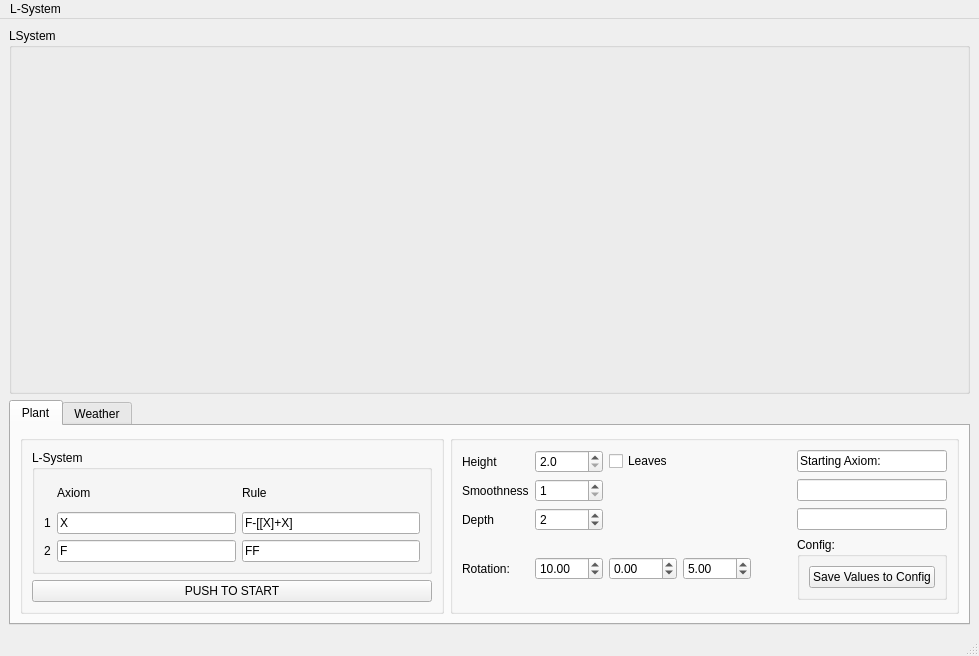
<?xml version="1.0" encoding="UTF-8"?>
<ui version="4.0">
 <class>MainWindow</class>
 <widget class="QMainWindow" name="MainWindow">
  <property name="geometry">
   <rect>
    <x>0</x>
    <y>0</y>
    <width>979</width>
    <height>656</height>
   </rect>
  </property>
  <property name="windowTitle">
   <string>ngl Qt Demo</string>
  </property>
  <widget class="QWidget" name="centralwidget">
   <layout class="QGridLayout" name="s_mainWindowGridLayout">
    <item row="0" column="0">
     <widget class="QGroupBox" name="groupBox">
      <property name="sizePolicy">
       <sizepolicy hsizetype="Minimum" vsizetype="Expanding">
        <horstretch>0</horstretch>
        <verstretch>0</verstretch>
       </sizepolicy>
      </property>
      <property name="title">
       <string>LSystem</string>
      </property>
     </widget>
    </item>
    <item row="4" column="0">
     <widget class="QTabWidget" name="Plant_tab">
      <property name="sizePolicy">
       <sizepolicy hsizetype="Minimum" vsizetype="Minimum">
        <horstretch>0</horstretch>
        <verstretch>0</verstretch>
       </sizepolicy>
      </property>
      <property name="tabShape">
       <enum>QTabWidget::Rounded</enum>
      </property>
      <property name="currentIndex">
       <number>0</number>
      </property>
      <widget class="QWidget" name="tab">
       <attribute name="title">
        <string>Plant</string>
       </attribute>
       <layout class="QGridLayout" name="gridLayout_4">
        <item row="0" column="1">
         <widget class="QGroupBox" name="groupBox_2">
          <property name="sizePolicy">
           <sizepolicy hsizetype="Preferred" vsizetype="Minimum">
            <horstretch>0</horstretch>
            <verstretch>0</verstretch>
           </sizepolicy>
          </property>
          <property name="title">
           <string/>
          </property>
          <layout class="QGridLayout" name="gridLayout_3">
           <item row="0" column="1">
            <widget class="QGroupBox" name="groupBox_4">
             <property name="title">
              <string>L-System</string>
             </property>
             <layout class="QGridLayout" name="gridLayout_5">
              <item row="0" column="1">
               <widget class="QLabel" name="label_3">
                <property name="sizePolicy">
                 <sizepolicy hsizetype="Preferred" vsizetype="Minimum">
                  <horstretch>0</horstretch>
                  <verstretch>0</verstretch>
                 </sizepolicy>
                </property>
                <property name="text">
                 <string>Axiom</string>
                </property>
               </widget>
              </item>
              <item row="1" column="0">
               <widget class="QLabel" name="label_12">
                <property name="text">
                 <string>1</string>
                </property>
               </widget>
              </item>
              <item row="2" column="2">
               <widget class="QLineEdit" name="m_rule2">
                <property name="text">
                 <string>FF</string>
                </property>
               </widget>
              </item>
              <item row="0" column="2">
               <widget class="QLabel" name="label_7">
                <property name="text">
                 <string>Rule</string>
                </property>
               </widget>
              </item>
              <item row="1" column="2">
               <widget class="QLineEdit" name="m_rule">
                <property name="sizePolicy">
                 <sizepolicy hsizetype="Minimum" vsizetype="Fixed">
                  <horstretch>0</horstretch>
                  <verstretch>0</verstretch>
                 </sizepolicy>
                </property>
                <property name="text">
                 <string>F-[[X]+X]</string>
                </property>
               </widget>
              </item>
              <item row="2" column="0">
               <widget class="QLabel" name="label_13">
                <property name="text">
                 <string>2</string>
                </property>
               </widget>
              </item>
              <item row="1" column="1">
               <widget class="QLineEdit" name="m_axiom">
                <property name="sizePolicy">
                 <sizepolicy hsizetype="Minimum" vsizetype="Fixed">
                  <horstretch>0</horstretch>
                  <verstretch>0</verstretch>
                 </sizepolicy>
                </property>
                <property name="text">
                 <string>X</string>
                </property>
               </widget>
              </item>
              <item row="2" column="1">
               <widget class="QLineEdit" name="m_axiom2">
                <property name="text">
                 <string>F</string>
                </property>
               </widget>
              </item>
             </layout>
            </widget>
           </item>
           <item row="1" column="1">
            <widget class="QPushButton" name="m_addRules">
             <property name="sizePolicy">
              <sizepolicy hsizetype="Minimum" vsizetype="Maximum">
               <horstretch>0</horstretch>
               <verstretch>0</verstretch>
              </sizepolicy>
             </property>
             <property name="text">
              <string>PUSH TO START</string>
             </property>
            </widget>
           </item>
          </layout>
         </widget>
        </item>
        <item row="0" column="2">
         <widget class="QGroupBox" name="groupBox_5">
          <property name="title">
           <string/>
          </property>
          <layout class="QGridLayout" name="gridLayout_6">
           <item row="2" column="0">
            <widget class="QLabel" name="label_10">
             <property name="text">
              <string>Height</string>
             </property>
            </widget>
           </item>
           <item row="2" column="5">
            <widget class="QLineEdit" name="m_startingAxiom">
             <property name="text">
              <string>Starting Axiom:</string>
             </property>
            </widget>
           </item>
           <item row="4" column="5">
            <widget class="QLineEdit" name="m_axiomToRule1"/>
           </item>
           <item row="5" column="1">
            <widget class="QDoubleSpinBox" name="m_angleIncrementX">
             <property name="minimum">
              <double>-360.000000000000000</double>
             </property>
             <property name="maximum">
              <double>360.000000000000000</double>
             </property>
             <property name="singleStep">
              <double>5.000000000000000</double>
             </property>
             <property name="value">
              <double>10.000000000000000</double>
             </property>
            </widget>
           </item>
           <item row="5" column="4">
            <spacer name="horizontalSpacer">
             <property name="orientation">
              <enum>Qt::Horizontal</enum>
             </property>
             <property name="sizeHint" stdset="0">
              <size>
               <width>40</width>
               <height>20</height>
              </size>
             </property>
            </spacer>
           </item>
           <item row="4" column="0">
            <widget class="QLabel" name="label_4">
             <property name="text">
              <string>Depth</string>
             </property>
            </widget>
           </item>
           <item row="3" column="1">
            <widget class="QSpinBox" name="m_smoothLevel">
             <property name="minimum">
              <number>1</number>
             </property>
             <property name="maximum">
              <number>20</number>
             </property>
            </widget>
           </item>
           <item row="5" column="2">
            <widget class="QDoubleSpinBox" name="m_angleIncrementY">
             <property name="minimum">
              <double>-360.000000000000000</double>
             </property>
             <property name="maximum">
              <double>360.000000000000000</double>
             </property>
             <property name="singleStep">
              <double>5.000000000000000</double>
             </property>
            </widget>
           </item>
           <item row="3" column="0">
            <widget class="QLabel" name="label_2">
             <property name="text">
              <string>Smoothness</string>
             </property>
            </widget>
           </item>
           <item row="5" column="5">
            <widget class="QGroupBox" name="groupBox_6">
             <property name="title">
              <string>Config:</string>
             </property>
             <layout class="QGridLayout" name="gridLayout_2">
              <item row="0" column="1">
               <widget class="QPushButton" name="m_saveValues">
                <property name="text">
                 <string>Save Values to Config</string>
                </property>
               </widget>
              </item>
             </layout>
            </widget>
           </item>
           <item row="2" column="2">
            <widget class="QCheckBox" name="m_toggleLeaf">
             <property name="text">
              <string>Leaves</string>
             </property>
            </widget>
           </item>
           <item row="4" column="1">
            <widget class="QSpinBox" name="m_depth">
             <property name="maximum">
              <number>10</number>
             </property>
             <property name="value">
              <number>2</number>
             </property>
            </widget>
           </item>
           <item row="3" column="5">
            <widget class="QLineEdit" name="m_axiomToRule"/>
           </item>
           <item row="5" column="3">
            <widget class="QDoubleSpinBox" name="m_angleIncrementZ">
             <property name="minimum">
              <double>-360.000000000000000</double>
             </property>
             <property name="maximum">
              <double>360.000000000000000</double>
             </property>
             <property name="singleStep">
              <double>5.000000000000000</double>
             </property>
             <property name="value">
              <double>5.000000000000000</double>
             </property>
            </widget>
           </item>
           <item row="2" column="1">
            <widget class="QDoubleSpinBox" name="m_height">
             <property name="decimals">
              <number>1</number>
             </property>
             <property name="minimum">
              <double>2.000000000000000</double>
             </property>
             <property name="singleStep">
              <double>1.000000000000000</double>
             </property>
            </widget>
           </item>
           <item row="5" column="0">
            <widget class="QLabel" name="label_8">
             <property name="text">
              <string>Rotation:</string>
             </property>
            </widget>
           </item>
          </layout>
         </widget>
        </item>
       </layout>
      </widget>
      <widget class="QWidget" name="Rain">
       <attribute name="title">
        <string>Weather</string>
       </attribute>
       <layout class="QGridLayout" name="gridLayout">
        <item row="0" column="0">
         <widget class="QGroupBox" name="groupBox_7">
          <property name="sizePolicy">
           <sizepolicy hsizetype="Minimum" vsizetype="Preferred">
            <horstretch>0</horstretch>
            <verstretch>0</verstretch>
           </sizepolicy>
          </property>
          <property name="title">
           <string>Weather</string>
          </property>
          <layout class="QGridLayout" name="gridLayout_7">
           <item row="3" column="2">
            <widget class="QDoubleSpinBox" name="m_windDirY">
             <property name="minimum">
              <double>-360.000000000000000</double>
             </property>
             <property name="maximum">
              <double>360.000000000000000</double>
             </property>
            </widget>
           </item>
           <item row="2" column="2">
            <widget class="QDoubleSpinBox" name="m_sunPosY">
             <property name="decimals">
              <number>1</number>
             </property>
             <property name="minimum">
              <double>15.000000000000000</double>
             </property>
             <property name="maximum">
              <double>100.000000000000000</double>
             </property>
             <property name="value">
              <double>15.000000000000000</double>
             </property>
            </widget>
           </item>
           <item row="3" column="1">
            <widget class="QDoubleSpinBox" name="m_windDirX">
             <property name="minimum">
              <double>-360.000000000000000</double>
             </property>
             <property name="maximum">
              <double>360.000000000000000</double>
             </property>
            </widget>
           </item>
           <item row="2" column="4">
            <widget class="QDoubleSpinBox" name="m_sunIntensity">
             <property name="decimals">
              <number>2</number>
             </property>
             <property name="maximum">
              <double>1.000000000000000</double>
             </property>
             <property name="singleStep">
              <double>0.050000000000000</double>
             </property>
            </widget>
           </item>
           <item row="5" column="0">
            <widget class="QGroupBox" name="groupBox_3">
             <property name="title">
              <string/>
             </property>
             <layout class="QGridLayout" name="gridLayout_9"/>
            </widget>
           </item>
           <item row="0" column="1">
            <widget class="QCheckBox" name="m_confetti">
             <property name="text">
              <string>Confetti</string>
             </property>
            </widget>
           </item>
           <item row="3" column="0">
            <widget class="QCheckBox" name="m_toggleWind">
             <property name="text">
              <string>Wind</string>
             </property>
            </widget>
           </item>
           <item row="3" column="3">
            <widget class="QDoubleSpinBox" name="m_windDirZ">
             <property name="minimum">
              <double>-360.000000000000000</double>
             </property>
             <property name="maximum">
              <double>360.000000000000000</double>
             </property>
            </widget>
           </item>
           <item row="3" column="4">
            <widget class="QDoubleSpinBox" name="m_windIntensity">
             <property name="decimals">
              <number>0</number>
             </property>
             <property name="minimum">
              <double>0.000000000000000</double>
             </property>
             <property name="maximum">
              <double>10.000000000000000</double>
             </property>
            </widget>
           </item>
           <item row="0" column="4">
            <widget class="QLabel" name="label_5">
             <property name="text">
              <string>Intensity</string>
             </property>
            </widget>
           </item>
           <item row="0" column="0">
            <widget class="QCheckBox" name="m_toggleRain">
             <property name="text">
              <string>Rain</string>
             </property>
            </widget>
           </item>
           <item row="2" column="1">
            <widget class="QDoubleSpinBox" name="m_sunPosX">
             <property name="decimals">
              <number>1</number>
             </property>
             <property name="minimum">
              <double>-100.000000000000000</double>
             </property>
             <property name="maximum">
              <double>100.000000000000000</double>
             </property>
             <property name="value">
              <double>5.000000000000000</double>
             </property>
            </widget>
           </item>
           <item row="2" column="0">
            <widget class="QCheckBox" name="m_toggleSun">
             <property name="enabled">
              <bool>true</bool>
             </property>
             <property name="text">
              <string>Sun</string>
             </property>
             <property name="tristate">
              <bool>false</bool>
             </property>
            </widget>
           </item>
           <item row="2" column="3">
            <widget class="QDoubleSpinBox" name="m_sunPosZ">
             <property name="decimals">
              <number>1</number>
             </property>
             <property name="minimum">
              <double>-100.000000000000000</double>
             </property>
             <property name="maximum">
              <double>100.000000000000000</double>
             </property>
             <property name="value">
              <double>5.000000000000000</double>
             </property>
            </widget>
           </item>
          </layout>
         </widget>
        </item>
        <item row="0" column="1">
         <widget class="QGroupBox" name="groupBox_8">
          <property name="sizePolicy">
           <sizepolicy hsizetype="Minimum" vsizetype="Preferred">
            <horstretch>0</horstretch>
            <verstretch>0</verstretch>
           </sizepolicy>
          </property>
          <property name="title">
           <string/>
          </property>
          <layout class="QVBoxLayout" name="verticalLayout">
           <item>
            <widget class="QLabel" name="label_pic">
             <property name="enabled">
              <bool>true</bool>
             </property>
             <property name="sizePolicy">
              <sizepolicy hsizetype="Ignored" vsizetype="Ignored">
               <horstretch>0</horstretch>
               <verstretch>0</verstretch>
              </sizepolicy>
             </property>
             <property name="text">
              <string>Picture</string>
             </property>
            </widget>
           </item>
           <item>
            <widget class="QPushButton" name="activateRain">
             <property name="sizePolicy">
              <sizepolicy hsizetype="Maximum" vsizetype="Maximum">
               <horstretch>0</horstretch>
               <verstretch>0</verstretch>
              </sizepolicy>
             </property>
             <property name="text">
              <string>CLICK TO ACTIVATE SUN MOVEMENT</string>
             </property>
            </widget>
           </item>
           <item>
            <widget class="QLabel" name="label">
             <property name="text">
              <string>View distance</string>
             </property>
            </widget>
           </item>
           <item>
            <widget class="QSlider" name="m_camSlideY">
             <property name="minimum">
              <number>-1</number>
             </property>
             <property name="maximum">
              <number>1</number>
             </property>
             <property name="pageStep">
              <number>1</number>
             </property>
             <property name="orientation">
              <enum>Qt::Horizontal</enum>
             </property>
            </widget>
           </item>
          </layout>
         </widget>
        </item>
       </layout>
      </widget>
     </widget>
    </item>
   </layout>
  </widget>
  <widget class="QMenuBar" name="menubar">
   <property name="geometry">
    <rect>
     <x>0</x>
     <y>0</y>
     <width>979</width>
     <height>25</height>
    </rect>
   </property>
   <widget class="QMenu" name="menuL_System">
    <property name="title">
     <string>L-System</string>
    </property>
   </widget>
   <addaction name="menuL_System"/>
  </widget>
  <widget class="QStatusBar" name="statusbar"/>
 </widget>
 <resources/>
 <connections/>
</ui>
